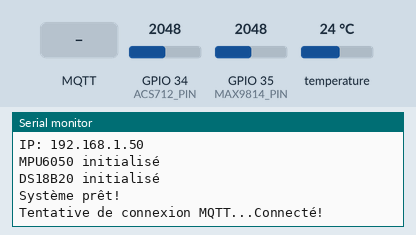
This sketch was run on a simulated ESP32. Shown: the last lines printed to the serial monitor. The inputs (shaded band) are chosen by the test bench; at power-on: GPIO 34 (ACS712_PIN) = 2048, GPIO 35 (MAX9814_PIN) = 2048, temperature 24 °C (analog values on the 0–4095 scale). WiFi joins after 1.5 s; servers stay silent unless stated; no MQTT or app messages arrive unless stated.

Above: at 3.7 s.
3.8 s: MQTT message "/config" arrives on the first subscribed topic
At 5.3 s:
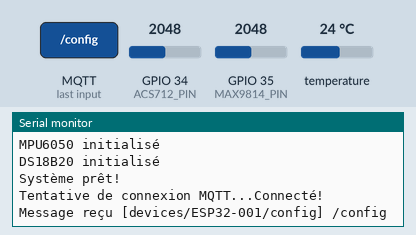
5.8 s: MQTT message "1" arrives on the first subscribed topic
At 6.6 s:
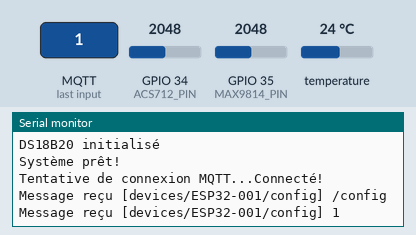
7.6 s: MQTT message "on" arrives on the first subscribed topic
At 9.0 s:
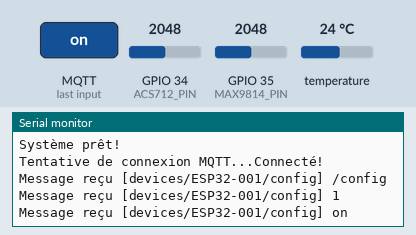
9.3 s: MQTT message "off" arrives on the first subscribed topic
At 10.4 s:
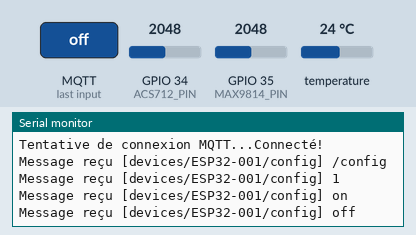

Measured:
- after the input at 3.8 s, the serial monitor: prints a new line after 0.54 s (image 1)
- after the input at 5.8 s, the serial monitor: prints a new line after 0.30 s (image 2)
- after the input at 7.6 s, the serial monitor: prints a new line after 0.27 s (image 3)
- after the input at 9.3 s, the serial monitor: prints a new line after 0.33 s (image 4)

The sketch:

main.ino
```cpp
/*
 * Système de Maintenance Prédictive - ESP32
 * Capteurs: MPU6050 (vibration), DS18B20 (température), ACS712 (courant), MAX9814 (son)
 */

#include <WiFi.h>
#include <PubSubClient.h>
#include <Wire.h>
#include <MPU6050.h>
#include <OneWire.h>
#include <DallasTemperature.h>
#include <ArduinoJson.h>

// Configuration WiFi
const char* ssid = "VOTRE_SSID";
const char* password = "VOTRE_MOT_DE_PASSE";

// Configuration MQTT
const char* mqtt_server = "192.168.1.100"; // Adresse IP du broker MQTT
const int mqtt_port = 1883;
const char* mqtt_username = "admin";
const char* mqtt_password = "admin123";
const char* mqtt_client_id = "ESP32-MAINTENANCE-001";

// Device ID
const char* device_id = "ESP32-001";

// Configuration des capteurs
const int sampling_rate = 1000; // ms
const int buffer_size = 100;

// Pins
#define MPU6050_SDA 21
#define MPU6050_SCL 22
#define DS18B20_PIN 4
#define ACS712_PIN 34
#define MAX9814_PIN 35

// Objets
WiFiClient espClient;
PubSubClient client(espClient);
MPU6050 mpu;
OneWire oneWire(DS18B20_PIN);
DallasTemperature sensors(&oneWire);

// Buffer pour les mesures
struct Measurement {
  float vibration_x;
  float vibration_y;
  float vibration_z;
  float temperature;
  float current;
  float sound;
  unsigned long timestamp;
};

Measurement buffer[buffer_size];
int buffer_index = 0;
bool buffer_full = false;

// Variables pour ACS712 (calibration)
const float ACS712_SENSITIVITY = 0.066; // 30A version: 66mV/A
const float ACS712_VCC = 3.3;
const float ACS712_ADC_RESOLUTION = 4095.0;
const float ACS712_ZERO_POINT = 1.65; // 2.5V pour 5V, 1.65V pour 3.3V

void setup() {
  Serial.begin(115200);
  delay(1000);

  Serial.println("Initialisation du système de maintenance prédictive...");

  // Initialisation WiFi
  setupWiFi();

  // Initialisation MQTT
  client.setServer(mqtt_server, mqtt_port);
  client.setCallback(mqttCallback);

  // Initialisation MPU6050
  Wire.begin(MPU6050_SDA, MPU6050_SCL);
  if (mpu.begin()) {
    Serial.println("MPU6050 initialisé");
    mpu.setAccelerometerRange(MPU6050_RANGE_16_G);
  } else {
    Serial.println("Erreur initialisation MPU6050");
  }

  // Initialisation DS18B20
  sensors.begin();
  Serial.println("DS18B20 initialisé");

  // Configuration ADC pour ACS712 et MAX9814
  analogReadResolution(12);
  pinMode(ACS712_PIN, INPUT);
  pinMode(MAX9814_PIN, INPUT);

  Serial.println("Système prêt!");
}

void loop() {
  // Vérifier connexion MQTT
  if (!client.connected()) {
    reconnectMQTT();
  }
  client.loop();

  // Collecte des données
  collectMeasurements();

  delay(sampling_rate);
}

void setupWiFi() {
  Serial.print("Connexion WiFi à ");
  Serial.println(ssid);

  WiFi.begin(ssid, password);

  while (WiFi.status() != WL_CONNECTED) {
    delay(500);
    Serial.print(".");
  }

  Serial.println("");
  Serial.println("WiFi connecté!");
  Serial.print("IP: ");
  Serial.println(WiFi.localIP());
}

void reconnectMQTT() {
  while (!client.connected()) {
    Serial.print("Tentative de connexion MQTT...");

    if (client.connect(mqtt_client_id, mqtt_username, mqtt_password)) {
      Serial.println("Connecté!");

      // Publier le statut
      publishStatus("online");

      // S'abonner aux topics de configuration
      String config_topic = "devices/" + String(device_id) + "/config";
      client.subscribe(config_topic.c_str());
    } else {
      Serial.print("Échec, rc=");
      Serial.print(client.state());
      Serial.println(" Nouvelle tentative dans 5 secondes...");
      delay(5000);
    }
  }
}

void mqttCallback(char* topic, byte* payload, unsigned int length) {
  Serial.print("Message reçu [");
  Serial.print(topic);
  Serial.print("] ");

  String message = "";
  for (int i = 0; i < length; i++) {
    message += (char)payload[i];
  }
  Serial.println(message);

  // Traiter les messages de configuration
  if (String(topic).indexOf("/config") > 0) {
    handleConfigMessage(message);
  }
}

void handleConfigMessage(String message) {
  // Parser le JSON de configuration
  // Mettre à jour sampling_rate, buffer_size, seuils, etc.
  // TODO: Implémenter le parsing JSON
}

void collectMeasurements() {
  Measurement m;
  m.timestamp = millis();

  // Lecture MPU6050 (Vibration)
  if (mpu.begin()) {
    sensors_event_t accel, gyro, temp;
    mpu.getEvent(&accel, &gyro, &temp);

    m.vibration_x = accel.acceleration.x;
    m.vibration_y = accel.acceleration.y;
    m.vibration_z = accel.acceleration.z;
  }

  // Lecture DS18B20 (Température)
  sensors.requestTemperatures();
  m.temperature = sensors.getTempCByIndex(0);

  // Lecture ACS712 (Courant)
  int adc_value = analogRead(ACS712_PIN);
  float voltage = (adc_value / ACS712_ADC_RESOLUTION) * ACS712_VCC;
  float current = (voltage - ACS712_ZERO_POINT) / ACS712_SENSITIVITY;
  m.current = abs(current); // Valeur absolue

  // Lecture MAX9814 (Son)
  int sound_adc = analogRead(MAX9814_PIN);
  float sound_voltage = (sound_adc / ACS712_ADC_RESOLUTION) * ACS712_VCC;
  // Convertir en dB (approximation)
  m.sound = map(sound_voltage * 100, 0, 330, 30, 90);

  // Ajouter au buffer
  buffer[buffer_index] = m;
  buffer_index = (buffer_index + 1) % buffer_size;

  if (buffer_index == 0) {
    buffer_full = true;
  }

  // Publier immédiatement ou depuis le buffer
  publishMeasurement(m);

  // Si le buffer est plein, envoyer toutes les données
  if (buffer_full && buffer_index == 0) {
    publishBuffer();
  }
}

void publishMeasurement(Measurement m) {
  if (!client.connected()) {
    return;
  }

  DynamicJsonDocument doc(512);
  doc["deviceId"] = device_id;
  doc["timestamp"] = m.timestamp;

  JsonObject vibration = doc.createNestedObject("vibration");
  vibration["x"] = m.vibration_x;
  vibration["y"] = m.vibration_y;
  vibration["z"] = m.vibration_z;

  doc["temperature"] = m.temperature;
  doc["current"] = m.current;
  doc["sound"] = m.sound;

  String topic = "devices/" + String(device_id) + "/measurements";
  String payload;
  serializeJson(doc, payload);

  client.publish(topic.c_str(), payload.c_str());
}

void publishBuffer() {
  // Envoyer toutes les mesures du buffer en cas de perte réseau
  for (int i = 0; i < buffer_size; i++) {
    publishMeasurement(buffer[i]);
    delay(10);
  }
}

void publishStatus(String status) {
  DynamicJsonDocument doc(128);
  doc["deviceId"] = device_id;
  doc["status"] = status;
  doc["timestamp"] = millis();

  String topic = "devices/" + String(device_id) + "/status";
  String payload;
  serializeJson(doc, payload);

  client.publish(topic.c_str(), payload.c_str());
}
```
